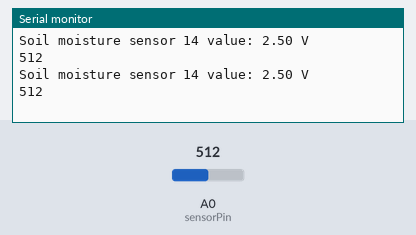
Bench run of a program on a simulated Arduino Nano, built with avr-gcc and run on an emulated ATmega328P. On the bench: the last lines printed to the serial monitor. The test bench sets the inputs (shaded band); at power-on: A0 (sensorPin) = 512.

Above: at 11.8 s.
11.9 s: A0 (sensorPin) set to 716
At 20.4 s:
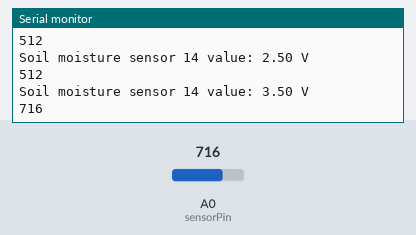
21.4 s: A0 (sensorPin) set to 900
At 27.7 s:
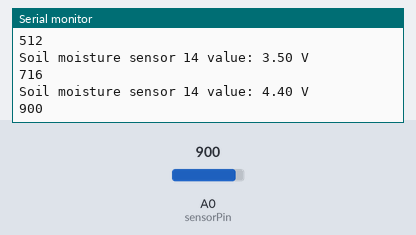
Timing chart, 0 to 29.2 s (numbered marks = the images above; inputs shaded):
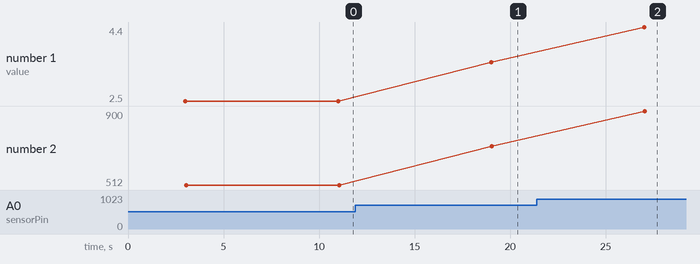

The program:

main.cpp
```cpp
#include <Arduino.h>
#include "waterpump.h"
#include "waterpumpmgr.h"


const int sensor1Pin = A0;
const int pump1Pin = 10;
const int sensorOnOffPin = 2;
WaterPumpMgr::waterPumpMgr waterPumpMgr;
WaterPump::WaterPump waterPumps[6];


void setup() {
    Serial.begin(9600); // open the serial port at 9600 bps:
    waterPumps[0].sensorPin=A0;
    waterPumps[0].pumpPin=10;

}

void loop() {
  float read=waterPumpMgr.calcSoilHumid(waterPumps[0].sensorPin,sensorOnOffPin);
 // waterPumpMgr.water(read,pump1Pin);

  delay(5000);
}
```

waterpump.h
```cpp
#include <Arduino.h>
namespace WaterPump
{
    class WaterPump
    {
    public:
        int sensorPin;
        int pumpPin;
    };
}
```

waterpumpmgr.h
```cpp
#include <Arduino.h>
namespace WaterPumpMgr
{
    class waterPumpMgr
    {
    public:
        bool water(float sensorValue, int pumpNumber);
        float calcSoilHumid(int sensorPin, int gndPin);
    };
}
```

waterpump.cpp
```cpp
#include "waterpump.h"
#include <Arduino.h>

using namespace WaterPump;
```

waterpumpmgr.cpp
```cpp
#include "waterpumpmgr.h"
#include <Arduino.h>

using namespace WaterPumpMgr;


bool waterPumpMgr::water(float sensorValue, int pumpNumber)
{
    if (sensorValue >= 2.00 /*&& sensorValue <= 1.52*/)
    {
        digitalWrite(pumpNumber, LOW);
        delay(20000);
        digitalWrite(pumpNumber, HIGH);
        return true;
    }
    else
    {
        return false;
    }
}
//1.05 water
//1.62 ouitside

float waterPumpMgr::calcSoilHumid(int sensorPin, int gndPin)
{
    pinMode(gndPin, OUTPUT);
    digitalWrite(gndPin, LOW);
    delay(3000);
    int sensorReading=analogRead(sensorPin);
    float measuredValue = (float(sensorReading) / 1023.0) * 5;
    Serial.print("Soil moisture sensor ");
    Serial.print(sensorPin);
    Serial.print(" value: ");
    Serial.print(measuredValue);
    Serial.println(" V"); // print voltage
    Serial.println(sensorReading);
    // turn off the sensor
    pinMode(gndPin, INPUT);

    return measuredValue;
}
```

Measured:
- after the input at 11.9 s, the serial monitor: prints a new line after 7.1 s (image 1)
- after the input at 21.4 s, the serial monitor: prints a new line after 5.6 s (image 2)
- plotted number 1: 2.5 → 3.5 after the input at 11.9 s, 3.5 → 4.4 after the input at 21.4 s
- plotted number 2: 512 → 716 after the input at 11.9 s, 716 → 900 after the input at 21.4 s
